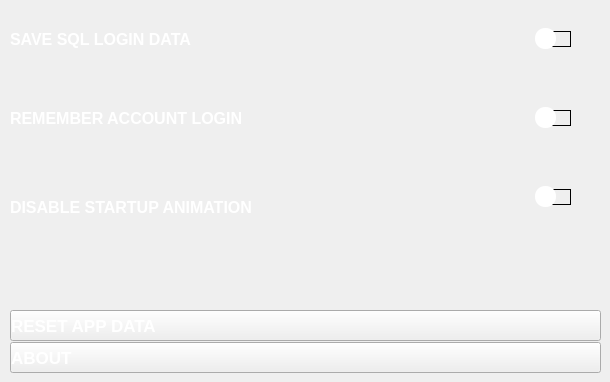
        <widget class="QWidget" name="homeSettings">
         <widget class="QPushButton" name="About">
          <property name="geometry">
           <rect>
            <x>10</x>
            <y>342</y>
            <width>591</width>
            <height>31</height>
           </rect>
          </property>
          <property name="font">
           <font>
            <pointsize>13</pointsize>
            <weight>75</weight>
            <bold>true</bold>
           </font>
          </property>
          <property name="cursor">
           <cursorShape>PointingHandCursor</cursorShape>
          </property>
          <property name="styleSheet">
           <string notr="true">QPushButton { text-align: left; color: rgb(255, 255, 255);}
</string>
          </property>
          <property name="text">
           <string>ABOUT</string>
          </property>
         </widget>
         <widget class="QPushButton" name="Reset">
          <property name="geometry">
           <rect>
            <x>10</x>
            <y>310</y>
            <width>591</width>
            <height>31</height>
           </rect>
          </property>
          <property name="font">
           <font>
            <pointsize>13</pointsize>
            <weight>75</weight>
            <bold>true</bold>
           </font>
          </property>
          <property name="cursor">
           <cursorShape>PointingHandCursor</cursorShape>
          </property>
          <property name="styleSheet">
           <string notr="true">QPushButton { text-align: left; color: rgb(255, 255, 255);}
</string>
          </property>
          <property name="text">
           <string>RESET APP DATA</string>
          </property>
         </widget>
         <widget class="QLabel" name="SQLLabel">
          <property name="geometry">
           <rect>
            <x>10</x>
            <y>19</y>
            <width>361</width>
            <height>41</height>
           </rect>
          </property>
          <property name="font">
           <font>
            <pointsize>12</pointsize>
            <weight>75</weight>
            <bold>true</bold>
           </font>
          </property>
          <property name="styleSheet">
           <string notr="true">color: rgb(255, 255, 255);</string>
          </property>
          <property name="text">
           <string>SAVE SQL LOGIN DATA</string>
          </property>
         </widget>
         <widget class="QLabel" name="SqlToggle">
          <property name="geometry">
           <rect>
            <x>550</x>
            <y>31</y>
            <width>21</width>
            <height>16</height>
           </rect>
          </property>
          <property name="styleSheet">
           <string notr="true">border: 1px solid black;
border-top-left-radius : 20px;
border-top-right-radius : 20px; 
border-bottom-left-radius : 60px; 
border-bottom-right-radius : 60px;
</string>
          </property>
          <property name="text">
           <string/>
          </property>
         </widget>
         <widget class="QPushButton" name="SqlButton">
          <property name="geometry">
           <rect>
            <x>535</x>
            <y>28</y>
            <width>21</width>
            <height>21</height>
           </rect>
          </property>
          <property name="cursor">
           <cursorShape>PointingHandCursor</cursorShape>
          </property>
          <property name="styleSheet">
           <string notr="true">border-radius: 10px;
  min-height: 20px;
  min-width: 20px;
background-color: rgb(255, 255, 255);</string>
          </property>
          <property name="text">
           <string/>
          </property>
          <property name="checkable">
           <bool>true</bool>
          </property>
         </widget>
         <widget class="QLabel" name="SqlSec">
          <property name="geometry">
           <rect>
            <x>10</x>
            <y>50</y>
            <width>401</width>
            <height>21</height>
           </rect>
          </property>
          <property name="font">
           <font>
            <pointsize>11</pointsize>
            <weight>75</weight>
            <bold>true</bold>
           </font>
          </property>
          <property name="styleSheet">
           <string notr="true">color: rgb(180, 180, 180);</string>
          </property>
          <property name="text">
           <string/>
          </property>
         </widget>
         <widget class="QLabel" name="AccountToggle">
          <property name="geometry">
           <rect>
            <x>550</x>
            <y>110</y>
            <width>21</width>
            <height>16</height>
           </rect>
          </property>
          <property name="styleSheet">
           <string notr="true">border: 1px solid black;
border-top-left-radius : 20px;
border-top-right-radius : 20px; 
border-bottom-left-radius : 60px; 
border-bottom-right-radius : 60px;
</string>
          </property>
          <property name="text">
           <string/>
          </property>
         </widget>
         <widget class="QPushButton" name="AccountButton">
          <property name="geometry">
           <rect>
            <x>535</x>
            <y>107</y>
            <width>21</width>
            <height>21</height>
           </rect>
          </property>
          <property name="cursor">
           <cursorShape>PointingHandCursor</cursorShape>
          </property>
          <property name="styleSheet">
           <string notr="true">border-radius: 10px;
  min-height: 20px;
  min-width: 20px;
background-color: rgb(255, 255, 255);</string>
          </property>
          <property name="text">
           <string/>
          </property>
          <property name="checkable">
           <bool>true</bool>
          </property>
         </widget>
         <widget class="QLabel" name="AccountLabel">
          <property name="geometry">
           <rect>
            <x>10</x>
            <y>98</y>
            <width>361</width>
            <height>41</height>
           </rect>
          </property>
          <property name="font">
           <font>
            <pointsize>12</pointsize>
            <weight>75</weight>
            <bold>true</bold>
           </font>
          </property>
          <property name="styleSheet">
           <string notr="true">color: rgb(255, 255, 255);</string>
          </property>
          <property name="text">
           <string>REMEMBER ACCOUNT LOGIN</string>
          </property>
         </widget>
         <widget class="QLabel" name="AccountSec">
          <property name="geometry">
           <rect>
            <x>10</x>
            <y>129</y>
            <width>401</width>
            <height>21</height>
           </rect>
          </property>
          <property name="font">
           <font>
            <pointsize>11</pointsize>
            <weight>75</weight>
            <bold>true</bold>
           </font>
          </property>
          <property name="styleSheet">
           <string notr="true">color: rgb(180, 180, 180);</string>
          </property>
          <property name="text">
           <string/>
          </property>
         </widget>
         <widget class="QLabel" name="AnimToggle">
          <property name="geometry">
           <rect>
            <x>550</x>
            <y>189</y>
            <width>21</width>
            <height>16</height>
           </rect>
          </property>
          <property name="styleSheet">
           <string notr="true">border: 1px solid black;
border-top-left-radius : 20px;
border-top-right-radius : 20px; 
border-bottom-left-radius : 60px; 
border-bottom-right-radius : 60px;
</string>
          </property>
          <property name="text">
           <string/>
          </property>
         </widget>
         <widget class="QPushButton" name="AnimButton">
          <property name="geometry">
           <rect>
            <x>535</x>
            <y>186</y>
            <width>21</width>
            <height>21</height>
           </rect>
          </property>
          <property name="cursor">
           <cursorShape>PointingHandCursor</cursorShape>
          </property>
          <property name="styleSheet">
           <string notr="true">border-radius: 10px;
  min-height: 20px;
  min-width: 20px;
background-color: rgb(255, 255, 255);</string>
          </property>
          <property name="text">
           <string/>
          </property>
          <property name="checkable">
           <bool>true</bool>
          </property>
         </widget>
         <widget class="QLabel" name="AnimLabel">
          <property name="geometry">
           <rect>
            <x>10</x>
            <y>187</y>
            <width>361</width>
            <height>41</height>
           </rect>
          </property>
          <property name="font">
           <font>
            <pointsize>12</pointsize>
            <weight>75</weight>
            <bold>true</bold>
           </font>
          </property>
          <property name="styleSheet">
           <string notr="true">color: rgb(255, 255, 255);</string>
          </property>
          <property name="text">
           <string>DISABLE STARTUP ANIMATION</string>
          </property>
         </widget>
         <widget class="QLabel" name="AnimSec">
          <property name="geometry">
           <rect>
            <x>10</x>
            <y>216</y>
            <width>401</width>
            <height>21</height>
           </rect>
          </property>
          <property name="font">
           <font>
            <pointsize>11</pointsize>
            <weight>75</weight>
            <bold>true</bold>
           </font>
          </property>
          <property name="styleSheet">
           <string notr="true">color: rgb(180, 180, 180);</string>
          </property>
          <property name="text">
           <string/>
          </property>
         </widget>
        </widget>
